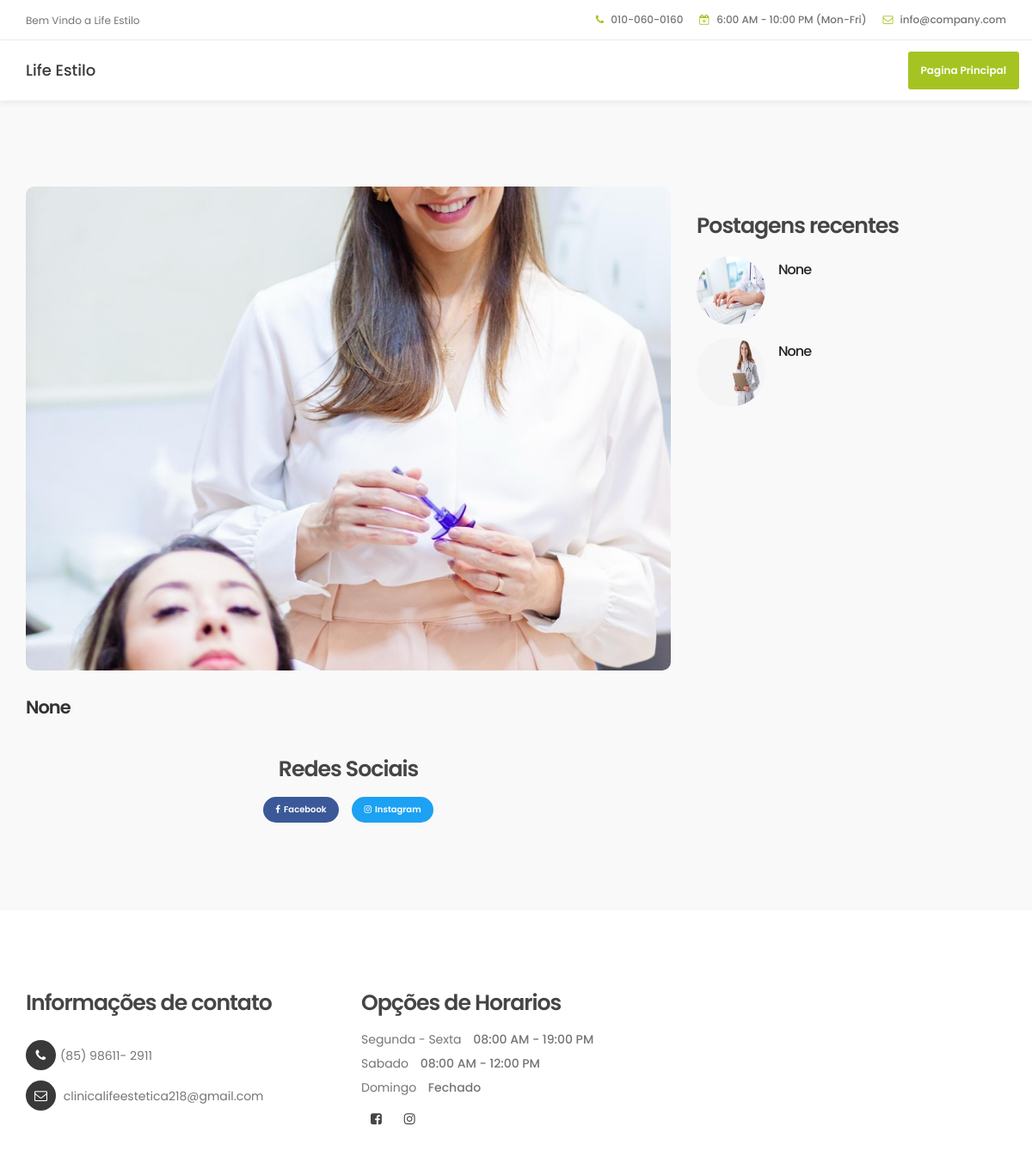
/detalhes/9/, run on an earlier commit of the app's database.
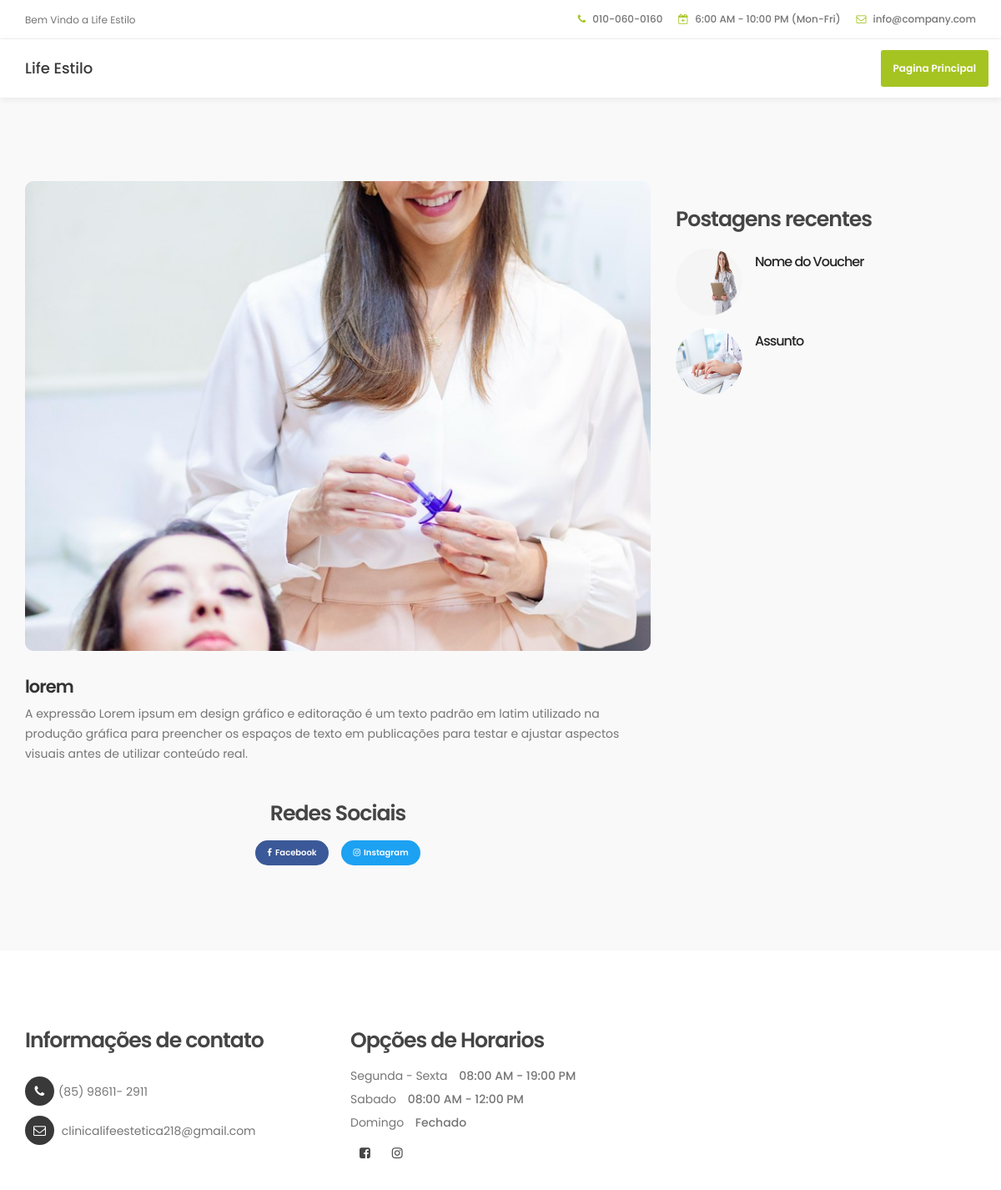
And on a later commit of the database.
### core/models.py (models this page shows, shortened)
class Resultados(models.Model):
    doutora_responsavel = models.ForeignKey(Doutoras, on_delete=models.SET_NULL, null=True, blank=True, verbose_name="Selecione seu Voucher")
    imagem_antes = models.ImageField("Imagem antes do processo", upload_to='antes_do_processo/', null=True, blank=True)
    imagem_depois = models.ImageField("Imagem do Resultado", upload_to='resultados/', null=True, blank=True)
    assunto = models.CharField("Assunto", max_length=100, null=True, blank=True)
    descricao = models.TextField("Descrição Detalhada", null=True, blank=True)
    data_da_publicacao = models.DateTimeField(auto_now=True, null=True, blank=True)
    mostra = models.BooleanField(choices=DISPONIVEL_CHOICES, default=True, null=True, blank=True)

### core/views.py (the view)
# urls.py: path('detalhes/<int:id>/', ResultadoDetailView.as_view(), name='detalhes')
class ResultadoDetailView(DetailView):
    template_name = 'detail.html'
    def get(self, request, id):
        resultado = get_object_or_404(Resultados, id=id)
        recentes = Resultados.objects.exclude(id=resultado.id).order_by('-data_da_publicacao')[:3]
        return render(request, self.template_name, {'resultado': resultado, 'recentes':recentes})

### templates/detail.html (shortened to what the changed rows need)
{% load static %}
<!DOCTYPE html>
<html lang="pt-br">
<head>
     <link rel="stylesheet" type="text/css" href="{% static 'css/magnific-popup.css' %}">
     <link rel="stylesheet" type="text/css" href="{% static 'css/bootstrap.min.css' %}">
     <link rel="stylesheet" type="text/css" href="{% static 'css/font-awesome.min.css' %}">
     <link rel="stylesheet" type="text/css" href="{% static 'css/animate.css' %}">
     <link rel="stylesheet" type="text/css" href="{% static 'css/owl.carousel.css' %}">
     <link rel="stylesheet" type="text/css" href="{% static 'css/owl.theme.default.min.css' %}">
     <link rel="stylesheet" type="text/css" href="{% static 'css/tooplate-style.css' %}">
</head>
<body id="top" data-spy="scroll" data-target=".navbar-collapse" data-offset="50">
     <section id="news-detail" data-stellar-background-ratio="0.5">
          <div class="container">
               <div class="row">
                    <div class="col-md-8 col-sm-7">
                         <div class="news-detail-thumb">
                              {% if resultado.imagem_antes %}
                                   <div class="news-image">
                                        <img src="{{ resultado.imagem_antes.url }}" class="img-responsive" alt="">
                                   </div>
                              {% endif %}
                              <h3>{{ resultado.assunto }}</h3>
                              <p>{{ resultado.descricao }}</p>
                              <div class="news-social-share">
                                   <h4>Redes Sociais</h4>
                                        <a href="https://www.facebook.com/lifeesteticaclinica/" class="btn btn-primary"><i class="fa fa-facebook"></i>Facebook</a>
                                        <a href="https://www.instagram.com/lifeestetica_/" class="btn btn-success"><i class="fa fa-instagram"></i>Instagram</a>
                              </div>
                         </div>
                    </div>
                    <div class="col-md-4 col-sm-5">
                         <div class="news-sidebar">
                              <div class="recent-post">
                                        {% for resul in recentes %}
                                             <div class="media">
                                                  <div class="media-object pull-left">
                                                       {% if resul.imagem_depois %}
                                                            <a href="{% url 'detalhes' resul.id %}"><img src="{{ resul.imagem_depois.url }}" class="img-responsive" alt=""></a>
                                                       {% else %}
                                                            <a href="{% url 'detalhes' resul.id %}"><img src="{{ resul.imagem_antes.url }}" class="img-responsive" alt=""></a>
                                                       {% endif %}
                                                  </div>
                                                  <div class="media-body">
                                                       <h4 class="media-heading"><a href="{% url 'detalhes' resul.id %}">{{  resul.assunto }}</a></h4>
                                                  </div>
                                             </div>
                                        {% endfor %}
                              </div>
                         </div>
                    </div>
               </div>
          </div>
     </section>
</body>
</html>

What changed in the data, as far as the page shows it:
changed Resultados: assunto "None" → "lorem"; descricao (not shown) → "A expressão Lorem ipsum em design gráfico e editoração é um texto padrão em latim utilizado na produção gráfica para preencher os espaços de texto em publicações para testar e ajustar aspectos visuais antes de utilizar conteúdo real."
changed Resultados: assunto "None" → "Nome do Voucher"; moves up the list
changed Resultados: assunto "None" → "Assunto"
